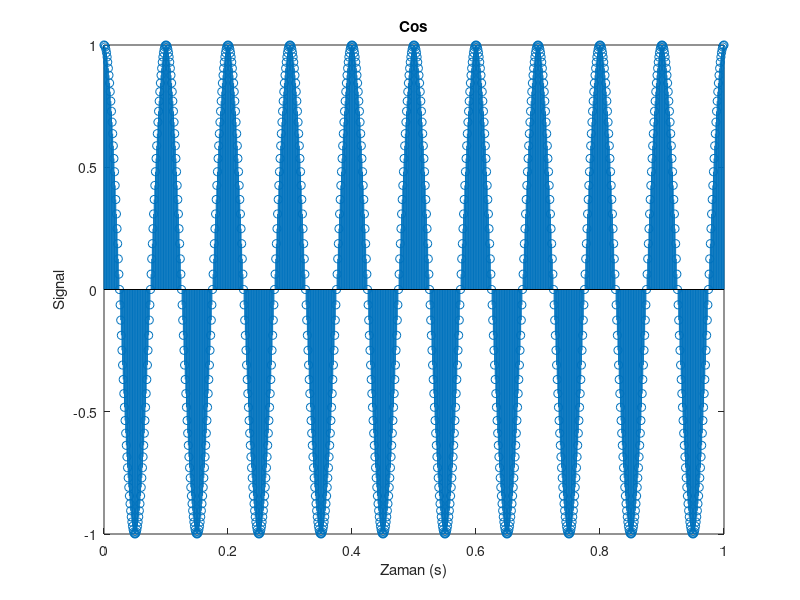

Write MATLAB code to recreate this figure.
 
f = 10; 
mag = 1; 
t = (0:0.001:1)';  
sinyal = mag * cos(2 * pi * f * t);
stem(t, sinyal, 'Marker', 'o', 'LineStyle', '-'); 
xlabel('Zaman (s)');
ylabel('Signal');
title('Cos');